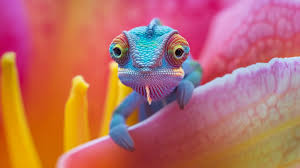
#> input picture Computer Vision/CV-1.jpg, 300 x 168 px
$ jupyter execute 6_Feature_Detection.ipynb
#> lines starting #> are read from the running program, lines starting #| are printed output that depends on the picture
### **SIFT(Scale-Invariant Feature Transform)**

[cell 1]
import cv2
import numpy as np
import matplotlib.pyplot as plt

[cell 2]
# Load the image
img=cv2.imread('CV-1.jpg')
#> img is the input picture: shape (168, 300, 3); mean B, G, R 101.2, 108.7, 185.6

# Converting image to grayscale
gray=cv2.cvtColor(img, cv2.COLOR_BGR2GRAY)
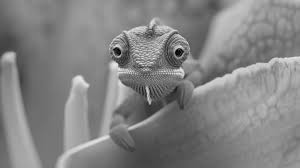
#> gray: shape (168, 300); min 2, max 234, mean 130.8

[cell 3]
# Apply the SIFT  Detector

sift = cv2.SIFT_create() # Initialize sift algorithm

[cell 4]
# Detecting key points & computing the descriptor
kp,des=sift.detectAndCompute(gray,None)
#> kp = 140 keypoints; strongest (x, y, size): (179, 52, 4.4), (117, 51, 4.3), (114, 65, 5.2), (150, 103, 1.8)

[cell 5]
# Marking the key points on the image
img_with_key_points=cv2.drawKeypoints(gray,kp,None,flags=cv2.DRAW_MATCHES_FLAGS_DRAW_RICH_KEYPOINTS)
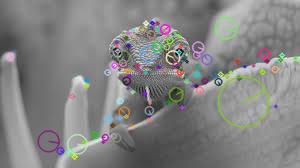
#> img_with_key_points: shape (168, 300, 3); mean of channels 0, 1, 2 130.5, 131.3, 131.3; drawn as B, G, R

[cell 6]
# Plot the image
img_with_key_points=cv2.cvtColor(img_with_key_points, cv2.COLOR_BGR2RGB)
plt.figure(figsize=(8,6))
plt.imshow(img_with_key_points)
plt.title("Image with key points")
plt.show()

[cell 7]
# Print the number of keypoints
print(f"Number of keypoints:{len(kp)}")
#| Number of keypoints:140

[cell 8]
# Matching the images
# Load two images
img1=cv2.imread('CV-1.jpg',cv2.IMREAD_GRAYSCALE)
#> img1: shape (168, 300); min 0, max 237, mean 130.8
img2=cv2.imread('CV-1.jpg',cv2.IMREAD_GRAYSCALE)

[cell 9]
# Apply SIFT  Detector
sift=cv2.SIFT_create()
kp1,des1=sift.detectAndCompute(gray,None)
#> kp1 has the same summary as kp
kp2,des2=sift.detectAndCompute(gray,None)
#> kp2 has the same summary as kp

[cell 10]
# Match descriptors using BruteForce Matcher
bf=cv2.BFMatcher(cv2.NORM_L2,crossCheck=True)

# NORM_L2 : Euclidean distance for descriptor comparison
# CrossCheck : Trie for mutual best matches

matches=bf.match(des1,des2)
#> matches = 140 matches

# Sort matches by distance
matches=sorted(matches,key=lambda x:x.distance)

[cell 11]
# Draw best matches
matched_images =cv2.drawMatches(img1,kp1,img2,kp2,matches[:50],None,flags=cv2.DrawMatchesFlags_NOT_DRAW_SINGLE_POINTS)
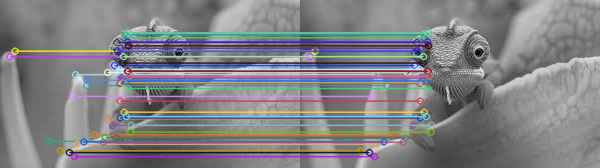
#> matched_images: shape (168, 600, 3); mean of channels 0, 1, 2 132.5, 129.5, 129.8; drawn as B, G, R

[cell 12]
# Plot the matched images
matched_images=cv2.cvtColor(matched_images, cv2.COLOR_BGR2RGB)
plt.figure(figsize=(8,6))
plt.imshow(matched_images)
plt.title("Matched Images")
plt.show()

$ run again, with Computer Vision/baby.jpg copied over Computer Vision/CV-1.jpg
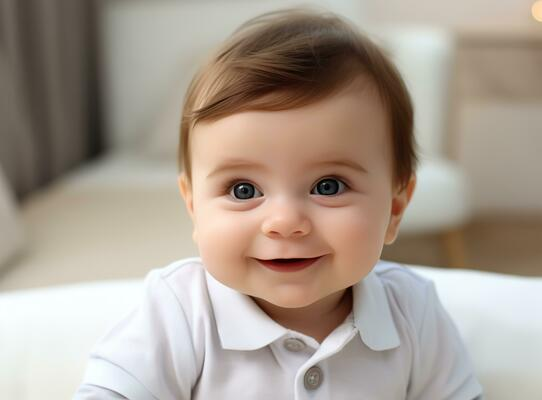
#> input picture Computer Vision/baby.jpg, 542 x 400 px
#> img is the input picture: shape (400, 542, 3); mean B, G, R 144.6, 156.8, 169.2
#> kp = 149 keypoints; strongest (x, y, size): (241, 187, 1.9), (242, 188, 23.2), (344, 304, 20.1), (262, 195, 2.2)
#> `img_with_key_points=cv2.drawKeypoints(gray,kp,None,flags=cv2.DRAW_MATC..`:
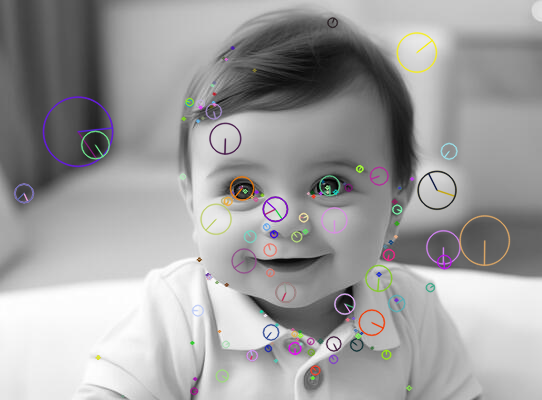
#> img_with_key_points: shape (400, 542, 3); mean of channels 0, 1, 2 159, 158.7, 159.3; drawn as B, G, R
#| Number of keypoints:149
#> kp1 has the same summary as kp
#> kp2 has the same summary as kp
#> matches = 149 matches
#> `matched_images =cv2.drawMatches(img1,kp1,img2,kp2,matches[:50],None,fl..`:
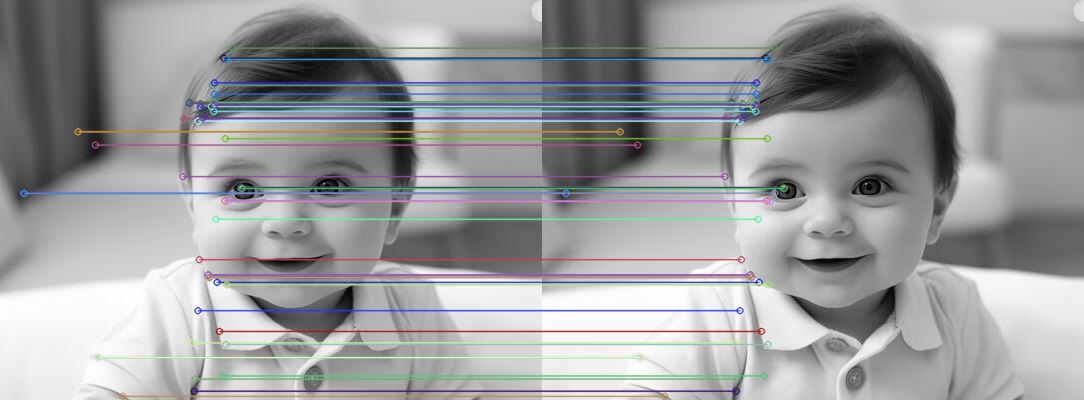
#> matched_images: shape (400, 1084, 3); mean of channels 0, 1, 2 158.6, 157.5, 156.5; drawn as B, G, R
